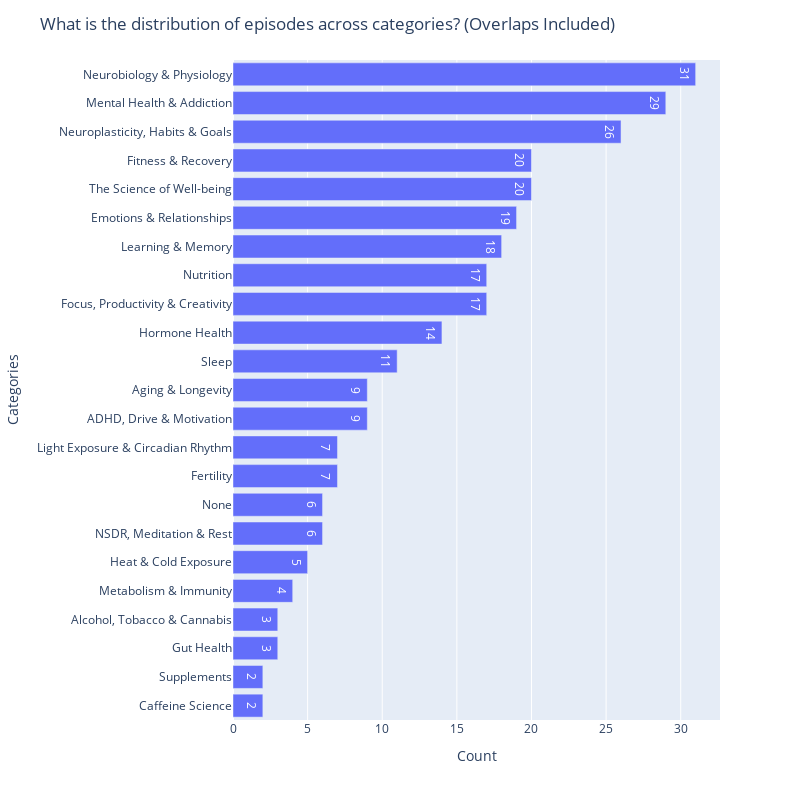

Notebook code for this chart:
### Markdown cell above
# What is the distribution of episodes across categories? (Overlaps Included)

### Code cell
topics_dict = defaultdict(int)

for episode in data:
    topics = episode["topics"]
    if not topics:
        topics_dict["None"] += 1
    else:
        for topic in topics:
            topics_dict[topic] += 1

topics_dict = dict(sorted(topics_dict.items(), key=lambda item: item[1], reverse=False))
fig = px.bar(
    y=list(topics_dict.keys()),
    x=list(topics_dict.values()),
    labels={'y':'Categories', 'x':'Count'},
    orientation='h',
    text_auto=True)
fig.update_layout(autosize=False, width=800, height=800, title='What is the distribution of episodes across categories? (Overlaps Included)')
fig.show()

### Figure 1 — Plotly figure (JSON) as saved in the notebook; plotly's stock layout.template omitted (floating-point values rounded to 4 significant figures)
{"data": [{"alignmentgroup": "True", "hovertemplate": "Count=%{x}<br>Categories=%{y}<extra></extra>", "legendgroup": "", "marker": {"color": "#636efa", "pattern": {"shape": ""}}, "name": "", "offsetgroup": "", "orientation": "h", "showlegend": false, "textposition": "auto", "texttemplate": "%{x}", "type": "bar", "x": [2, 2, 3, 3, 4, 5, 6, 6, 7, 7, 9, 9, 11, 14, 17, 17, 18, 19, 20, 20, 26, 29, 31], "xaxis": "x", "y": ["Caffeine Science", "Supplements", "Gut Health", "Alcohol, Tobacco & Cannabis", "Metabolism & Immunity", "Heat & Cold Exposure", "NSDR, Meditation & Rest", "None", "Fertility", "Light Exposure & Circadian Rhythm", "ADHD, Drive & Motivation", "Aging & Longevity", "Sleep", "Hormone Health", "Focus, Productivity & Creativity", "Nutrition", "Learning & Memory", "Emotions & Relationships", "The Science of Well-being", "Fitness & Recovery", "Neuroplasticity, Habits & Goals", "Mental Health & Addiction", "Neurobiology & Physiology"], "yaxis": "y"}], "layout": {"autosize": false, "barmode": "relative", "height": 800, "legend": {"tracegroupgap": 0}, "margin": {"t": 60}, "title": {"text": "What is the distribution of episodes across categories? (Overlaps Included)"}, "width": 800, "xaxis": {"anchor": "y", "domain": [0, 1], "title": {"text": "Count"}}, "yaxis": {"anchor": "x", "domain": [0, 1], "title": {"text": "Categories"}}}}
